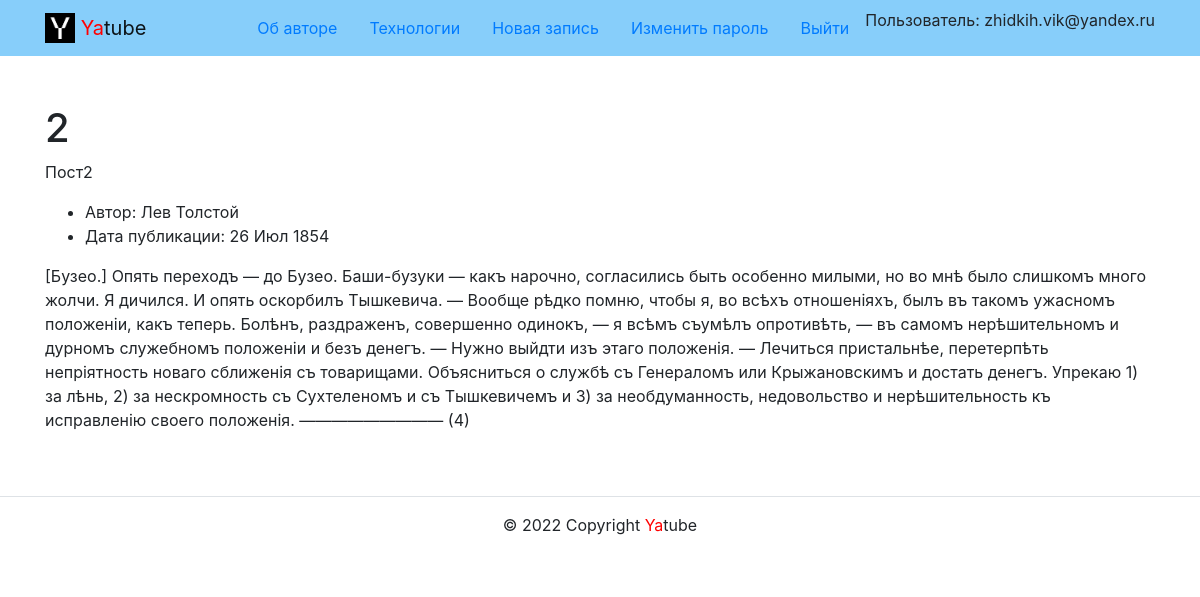
Page /group/group2/ (signed in) on the committed database.
### posts/models.py (models this page shows, shortened)
class Group(models.Model):
    title = models.CharField(max_length=200)
    slug = models.SlugField(unique=True)
    description = models.TextField()

class Post(models.Model):
    text = models.TextField()
    pub_date = models.DateTimeField(auto_now_add=True)
    author = models.ForeignKey(
        User,
        on_delete=models.CASCADE,
        related_name='posts'
    )
    group = models.ForeignKey(
        'Group',
        on_delete=models.SET_NULL,
        blank=True,
        null=True,
        related_name='posts'
    )
    class Meta:
        verbose_name = 'post'
        verbose_name_plural = 'posts'
        ordering = ('-pub_date',)

### posts/views.py (the view)
def group_posts(request, slug):
    group = get_object_or_404(Group, slug=slug)
    posts = group.posts.all()[:settings.POST_PER_DATE]
    context = {
        'group': group,
        'posts': posts,
    }
    return render(request, 'posts/group_list.html', context)

### core/context_processors/year.py (called while the page is built)
def year (request):
    dt = datetime.date.today().year
    return {
        'year' : dt
    }

### templates/posts/group_list.html (shortened to what this page needs)
{% extends 'base.html' %}
    {% block content %}
      <div class="container py-5">
        <h1>{{ group.title }}</h1>
        <p>
          {{ group.description }}
        </p>
      {%for post in posts%}
        <article>
          <ul>
            <li>
              Автор: {{post.author.get_full_name}}
            </li>
            <li>
              Дата публикации: {{post.pub_date|date:"d M Y"}}
            </li>
          </ul>
          <p>
            {{post.text|linebreaksbr}}
          </p>
        </article>
      {%endfor%}
      </div>
    {% endblock %}

### templates/includes/header.html (shortened to what this page needs)
{% load static %}
{% with request.resolver_match.view_name as view_name %}
<header>
  <nav class="navbar navbar-light" style="background-color: lightskyblue">
    <div class="container">
      <a class="navbar-brand" href="{% url 'posts:index' %}">
        <img src="{% static 'img/logo.png' %}" width="30" height="30" class="d-inline-block align-top" alt="">
        <span style="color:red">Ya</span>tube
      </a>
      <ul class="nav nav-pills">
        <li class="nav-item">
          <a class="nav-link nav-link {% if view_name  == 'about:author' %}active{% endif %}"
          href="{% url 'about:author' %}">
            Об авторе
          </a>
        </li>
        <li class="nav-item">
        <a class="nav-link {% if view_name  == 'about:tech' %}active{% endif %}"
         href="{%url 'about:tech'%}">
         Технологии
        </a>
        </li>
        {% if user.is_authenticated %}
        <li class="nav-item">
          <a class="nav-link {% if view_name  == 'posts:post_create' %}active{% endif %}"
          href="{%url 'posts:post_create'%}"> Новая запись
          </a>
        </li>
        <li class="nav-item">
          <a class="nav-link link-light {% if view_name  == 'users:password_change_form' %}active{% endif %}"
          href="{%url 'users:password_change_form'%}">
          Изменить пароль
          </a>
        </li>
        <li class="nav-item">
          <a class="nav-link link-light {% if view_name  == 'users:logout' %}active{% endif %}"
          href="{%url 'users:logout'%}">
          Выйти
          </a>
        </li>
        <li>
          Пользователь: {{ user.username }}
        </li>
        {% endif %}
      </ul>
    </div>
  </nav>
</header>
{% endwith %}

### rows in the picture
Group: title "2", description "Пост2"
Post: author.get_full_name "Лев Толстой", pub_date "26 Июл 1854", text "[Бузео.] Опять переходъ — до Бузео. Баши-бузуки — какъ нарочно, согласились быть особенно милыми, но во мнѣ было слишкомъ много жолчи. Я дичился. И опять оскорбилъ Тышкевича. — Вообще рѣдко помню, чтобы я, во всѣхъ отношеніяхъ, былъ въ такомъ ужасномъ положеніи, какъ теперь. Болѣнъ, раздраженъ, совершенно одинокъ, — я всѣмъ съумѣлъ опротивѣть, — въ самомъ нерѣшительномъ и дурномъ служебномъ положеніи и безъ денегъ. — Нужно выйдти изъ этаго положенія. — Лечиться пристальнѣе, перетерпѣть непріятность новаго сближенія съ товарищами. Объясниться о службѣ съ Генераломъ или Крыжановскимъ и достать денегъ. Упрекаю 1) за лѣнь, 2) за нескромность съ Сухтеленомъ и съ Тышкевичемъ и 3) за…"

### other values in the picture
{{ user.username }} "zhidkih.vik@yandex.ru"
